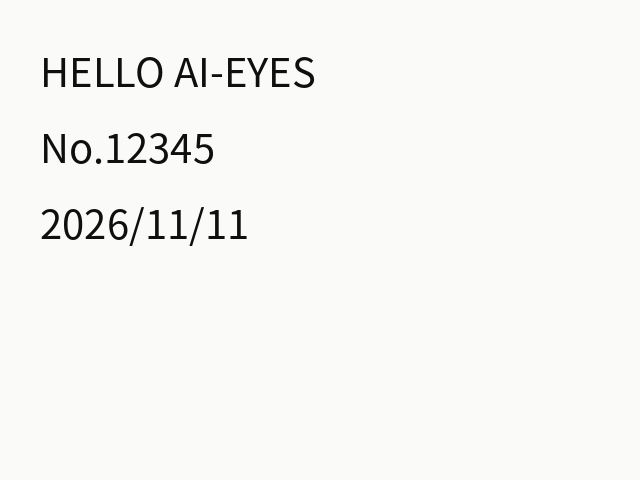
#> input picture Tests/Fixtures/images/text_ascii.png, 640 x 480 px; its folder holds only this picture in this run
$ python -i scene_guard.py   (imports and definitions only)
#> lines starting #> are read from the running program, lines starting #| are printed output that depends on the picture
### Src/aieyes/vision/ocr.py
"""PP-OCRv6 small 全流水线（onnxruntime，CPU）：DB 检测 + 方向分类 + CTC 识别。

输出 ``interfaces.OcrResult``：每行 ``OcrLine(text, box=(x,y,w,h) 原图像素,
score, polygon)``，按阅读顺序（上→下、左→右）排序。

实现说明
--------
* **不依赖 OpenCV**：DB 后处理用 numpy + 行程并查集做连通域（8 邻接），
  矩形框按 ``expand_box`` 做 unclip 近似（PP-OCR 的 unclip 是多边形外扩，
  对横排文字用矩形近似足够）。
* **字符字典**：优先 ``OcrConfig`` 同目录下 ``*keys*.txt`` / ``*dict*.txt`` /
  其他 ``.txt``；其次找 onnx 模型 metadata；再次 ``AIEYES_OCR_DICT``
  环境变量指定路径。都找不到时抛 ``ModelUnavailable``，消息里列出目录
  内容与识别模型输出类别数，方便定位缺失文件。
* **输入形状自适应**：模型若导出为固定尺寸则 letterbox 到该尺寸，动态轴
  则按 ``det_limit_side_len`` 等比缩放并补齐到 32 的倍数。
"""

from __future__ import annotations

import os
from dataclasses import dataclass
from pathlib import Path
from typing import Any, Sequence

import numpy as np

from aieyes.clock import mono_ms
from aieyes.config import ModelsConfig, OcrConfig
from aieyes.errors import ModelUnavailable
from aieyes.interfaces import OcrLine, OcrResult

from . import image_ops

#: 检测模型归一化参数（PaddleOCR DB 默认）
DET_MEAN = (0.485, 0.456, 0.406)
DET_STD = (0.229, 0.224, 0.225)
#: 识别/方向分类模型归一化参数（PaddleOCR 默认 0.5/0.5）
REC_MEAN = (0.5, 0.5, 0.5)
REC_STD = (0.5, 0.5, 0.5)
#: 单图最多识别的文本行数（防噪声图产生大量小连通域拖慢流水线）
MAX_BOXES = 128
#: 方向分类输入尺寸（PaddleOCR cls 模型固定 3x48x192）
CLS_H, CLS_W = 48, 192


# ---------------------------------------------------------------------------
# 连通域（行程 + 并查集）
# ---------------------------------------------------------------------------
@dataclass
class _Component:
    x1: int
    y1: int
    x2: int  # exclusive
    y2: int  # exclusive
    area: int
    prob_sum: float

    @property
    def score(self) -> float:
        return self.prob_sum / self.area if self.area else 0.0


def _connected_components(mask: np.ndarray, prob: np.ndarray) -> list[_Component]:
    """8 邻接连通域；返回每个连通域的包围盒与概率均值所需统计量。"""
    height, width = mask.shape
    parent: list[int] = []

    # [12 lines left out: functions find, union, not called in this run]

    runs_by_row: list[list[tuple[int, int, int]]] = []
    roots = []  # 与 run label 同序（union 后需再压缩）
    stats: list[_Component] = []
    prev_runs: list[tuple[int, int, int]] = []
    rows = mask.astype(np.int8)
    for y in range(height):
        row = rows[y]
        if not row.any():
            runs_by_row.append([])
            prev_runs = []
            continue
        padded = np.empty(width + 2, dtype=np.int8)
        padded[0] = 0
        padded[-1] = 0
        padded[1:-1] = row
        diff = np.diff(padded)
        starts = np.flatnonzero(diff == 1)
        ends = np.flatnonzero(diff == -1)
        runs: list[tuple[int, int, int]] = []
        for start, end in zip(starts.tolist(), ends.tolist()):
            label = len(parent)
            parent.append(label)
            stats.append(
                _Component(
                    x1=int(start),
                    y1=y,
                    x2=int(end),
                    y2=y + 1,
                    area=int(end - start),
                    prob_sum=float(prob[y, start:end].sum()),
                )
            )
            runs.append((int(start), int(end), label))
        # 与上一行行程做 8 邻接合并（覆盖范围各向两侧扩 1 像素）
        i = j = 0
        while i < len(prev_runs) and j < len(runs):
            ps, pe, pl = prev_runs[i]
            cs, ce, cl = runs[j]
            if ps - 1 < ce and cs < pe:
                union(pl, cl)
            if pe < ce:
                i += 1
            else:
                j += 1
        runs_by_row.append(runs)
        prev_runs = runs
    # 合并统计到根
    root_to_id: dict[int, int] = {}
    merged: list[_Component] = []
    for runs in runs_by_row:
        for start, end, label in runs:
            root = find(label)
            cid = root_to_id.get(root)
            comp = stats[label]
            if cid is None:
                cid = len(merged)
                root_to_id[root] = cid
                merged.append(
                    _Component(
                        x1=comp.x1,
                        y1=comp.y1,
                        x2=comp.x2,
                        y2=comp.y2,
                        area=comp.area,
                        prob_sum=comp.prob_sum,
                    )
                )
                continue
            agg = merged[cid]
            agg.x1 = min(agg.x1, comp.x1)
            agg.y1 = min(agg.y1, comp.y1)
            agg.x2 = max(agg.x2, comp.x2)
            agg.y2 = max(agg.y2, comp.y2)
            agg.area += comp.area
            agg.prob_sum += comp.prob_sum
    return merged


# ---------------------------------------------------------------------------
# 字符字典
# ---------------------------------------------------------------------------
_DICT_GLOBS = ("*keys*.txt", "*dict*.txt", "*.txt")


# [47 lines left out: functions _parse_dict_lines, _load_char_dict, not called in this run]


# ---------------------------------------------------------------------------
# OCR 引擎
# ---------------------------------------------------------------------------
class OcrEngine:
    """实现 ``interfaces.Ocr`` 协议。首次 ``recognize`` 时惰性加载模型。"""

    # [89 lines left out: functions __init__, load, not called in this run]

    def _model_path(self, rel: str) -> Path:
        path = Path(rel)
        return path if path.is_absolute() else self.ocr_dir / path

    # [246 lines left out: functions _dir_listing, recognize, _detect, _det_input_tensor, _crop, _recognize_crop and 5 more, not called in this run]

    def close(self) -> None:
        self._det = self._rec = self._cls = None
        self._loaded = False


# ---------------------------------------------------------------------------
# 工具
# ---------------------------------------------------------------------------
# [29 lines left out: functions _fixed_dim, _to_chw, _softmax, _probabilities, not called in this run]

### Src/aieyes/vision/camera.py
"""V4L2 取图相机：``fcntl`` ioctl + ``mmap``，不引入新依赖。

实现 ``interfaces.Camera`` 协议，输出 ``ImageFrame(rgb=uint8 HxWx3,
t_capture_ms=clock.mono_ms())``。

设计要点
--------
* **自动选节点/格式/分辨率**：``VisionConfig.device`` 默认 ``/dev/video0``，
  但它可能是 Intel RealSense 的深度/红外节点。``open()`` 会枚举
  ``/dev/video*`` 的 QUERYCAP/ENUM_FMT，优先使用配置节点（若它是
  彩色节点），否则挑选支持 ``YUYV``（其次 ``MJPG``）的节点，并按
  ``VisionConfig.width/height/fps`` 选最接近的档位。
* **捕获时间**：优先用内核随帧返回的 monotonic 时间戳（CLOCK_MONOTONIC，
  与 ``clock.mono_ms()`` 同基准），取不到再退化为出队时刻，便于上层
  执行 ``max_age_ms`` 时效判断。
* **超时**：``grab(timeout_ms)`` 默认 10s（T09）。超时会拆掉流以便下次
  重新打开，并抛 ``CameraUnavailable``，消息里带设备列表与支持格式。
* **线程安全**：公开方法内部加锁（接口约定允许在 asyncio 线程调用）。
"""

from __future__ import annotations

import ctypes
import dataclasses
import errno
import fcntl
import glob
import mmap
import os
import select
import threading
from dataclasses import dataclass

import numpy as np

from aieyes.clock import mono_ms
from aieyes.config import VisionConfig
from aieyes.errors import CameraUnavailable
from aieyes.interfaces import ImageFrame

from . import image_ops

# ---------------------------------------------------------------------------
# ioctl 编号（linux/videodev2.h）
# ---------------------------------------------------------------------------
_IOC_NRBITS, _IOC_TYPEBITS, _IOC_SIZEBITS, _IOC_DIRBITS = 8, 8, 14, 2
_IOC_NRSHIFT, _IOC_TYPESHIFT, _IOC_SIZESHIFT, _IOC_DIRSHIFT = 0, 8, 16, 30
_IOC_NONE, _IOC_WRITE, _IOC_READ = 0, 1, 2


def _IOC(direction: int, type_: str, nr: int, size: int) -> int:
    return (
        (direction << _IOC_DIRSHIFT)
        | (ord(type_) << _IOC_TYPESHIFT)
        | (nr << _IOC_NRSHIFT)
        | (size << _IOC_SIZESHIFT)
    )


def _IOR(type_: str, nr: int, size: int) -> int:
    return _IOC(_IOC_READ, type_, nr, size)


def _IOW(type_: str, nr: int, size: int) -> int:
    return _IOC(_IOC_WRITE, type_, nr, size)


def _IOWR(type_: str, nr: int, size: int) -> int:
    return _IOC(_IOC_READ | _IOC_WRITE, type_, nr, size)


def _fourcc(text: str) -> int:
    b = text.encode("ascii")
    if len(b) != 4:
        raise ValueError(f"fourcc must be 4 chars: {text!r}")
    return b[0] | (b[1] << 8) | (b[2] << 16) | (b[3] << 24)


def _fourcc_str(value: int) -> str:
    return "".join(chr((value >> (8 * i)) & 0xFF) for i in range(4))


# 像素格式
FMT_YUYV = _fourcc("YUYV")
FMT_MJPG = _fourcc("MJPG")
FMT_UYVY = _fourcc("UYVY")  # 仅探测/诊断用，当前不取图
FMT_NV12 = _fourcc("NV12")
FMT_Z16 = _fourcc("Z16 ")
FMT_GREY = _fourcc("GREY")

#: 当前可解码的格式
SUPPORTED_FOURCC = {"YUYV": FMT_YUYV, "MJPG": FMT_MJPG}

# 缓冲类型/内存类型/能力位
V4L2_BUF_TYPE_VIDEO_CAPTURE = 1
V4L2_MEMORY_MMAP = 1
V4L2_CAP_VIDEO_CAPTURE = 0x00000001
V4L2_CAP_DEVICE_CAPS = 0x80000000
V4L2_FIELD_NONE = 1

# 帧时间戳来源
V4L2_BUF_FLAG_TIMESTAMP_MASK = 0x0000E000
V4L2_BUF_FLAG_TIMESTAMP_MONOTONIC = 0x00002000


# ---------------------------------------------------------------------------
# ctypes 结构体（大小必须与内核 ABI 一致，注释里给出 64-bit 字节数）
# ---------------------------------------------------------------------------
class _Timeval(ctypes.Structure):
    _fields_ = [("tv_sec", ctypes.c_long), ("tv_usec", ctypes.c_long)]  # 16


class _Timecode(ctypes.Structure):
    _fields_ = [
        ("type", ctypes.c_uint32),
        ("flags", ctypes.c_uint32),
        ("frames", ctypes.c_uint8),
        ("seconds", ctypes.c_uint8),
        ("minutes", ctypes.c_uint8),
        ("hours", ctypes.c_uint8),
        ("userbits", ctypes.c_uint8 * 4),
    ]  # 16


class _Capability(ctypes.Structure):
    _fields_ = [
        ("driver", ctypes.c_char * 16),
        ("card", ctypes.c_char * 32),
        ("bus_info", ctypes.c_char * 32),
        ("version", ctypes.c_uint32),
        ("capabilities", ctypes.c_uint32),
        ("device_caps", ctypes.c_uint32),
        ("reserved", ctypes.c_uint32 * 3),
    ]  # 104


class _FmtDesc(ctypes.Structure):
    _fields_ = [
        ("index", ctypes.c_uint32),
        ("type", ctypes.c_uint32),
        ("flags", ctypes.c_uint32),
        ("description", ctypes.c_char * 32),
        ("pixelformat", ctypes.c_uint32),
        ("mbus_code", ctypes.c_uint32),
        ("reserved", ctypes.c_uint32 * 3),
    ]  # 64


class _PixFormat(ctypes.Structure):
    _fields_ = [
        ("width", ctypes.c_uint32),
        ("height", ctypes.c_uint32),
        ("pixelformat", ctypes.c_uint32),
        ("field", ctypes.c_uint32),
        ("bytesperline", ctypes.c_uint32),
        ("sizeimage", ctypes.c_uint32),
        ("colorspace", ctypes.c_uint32),
        ("priv", ctypes.c_uint32),
        ("flags", ctypes.c_uint32),
        ("ycbcr_enc", ctypes.c_uint32),
        ("quantization", ctypes.c_uint32),
        ("xfer_func", ctypes.c_uint32),
    ]  # 48


class _Format(ctypes.Structure):
    # 内核 union 因 v4l2_window 里的指针而 8 字节对齐：大小 208（64-bit）
    _fields_ = [
        ("type", ctypes.c_uint32),
        ("_pad", ctypes.c_uint32),
        ("pix", _PixFormat),
        ("_reserved", ctypes.c_uint8 * 152),
    ]


class _FrmSizeDiscrete(ctypes.Structure):
    _fields_ = [("width", ctypes.c_uint32), ("height", ctypes.c_uint32)]


class _FrmSizeStepwise(ctypes.Structure):
    _fields_ = [
        ("min_width", ctypes.c_uint32),
        ("max_width", ctypes.c_uint32),
        ("step_width", ctypes.c_uint32),
        ("min_height", ctypes.c_uint32),
        ("max_height", ctypes.c_uint32),
        ("step_height", ctypes.c_uint32),
    ]


class _FrmSizeUnion(ctypes.Union):
    _fields_ = [("discrete", _FrmSizeDiscrete), ("stepwise", _FrmSizeStepwise)]


class _FrmSizeEnum(ctypes.Structure):
    _fields_ = [
        ("index", ctypes.c_uint32),
        ("pixel_format", ctypes.c_uint32),
        ("type", ctypes.c_uint32),
        ("size", _FrmSizeUnion),
        ("reserved", ctypes.c_uint32 * 2),
    ]  # 44


class _RequestBuffers(ctypes.Structure):
    _fields_ = [
        ("count", ctypes.c_uint32),
        ("type", ctypes.c_uint32),
        ("memory", ctypes.c_uint32),
        ("capabilities", ctypes.c_uint32),
        ("reserved", ctypes.c_uint32 * 1),
    ]  # 20


class _Buffer(ctypes.Structure):
    _fields_ = [
        ("index", ctypes.c_uint32),
        ("type", ctypes.c_uint32),
        ("bytesused", ctypes.c_uint32),
        ("flags", ctypes.c_uint32),
        ("field", ctypes.c_uint32),
        ("timestamp", _Timeval),
        ("timecode", _Timecode),
        ("sequence", ctypes.c_uint32),
        ("memory", ctypes.c_uint32),
        ("m", ctypes.c_uint64),
        ("length", ctypes.c_uint32),
        ("reserved2", ctypes.c_uint32),
        ("request_fd", ctypes.c_int32),
    ]  # 88


class _CaptureParm(ctypes.Structure):
    _fields_ = [
        ("capability", ctypes.c_uint32),
        ("capturemode", ctypes.c_uint32),
        ("timeperframe_num", ctypes.c_uint32),
        ("timeperframe_denom", ctypes.c_uint32),
        ("extendedmode", ctypes.c_uint32),
        ("readbuffers", ctypes.c_uint32),
        ("reserved", ctypes.c_uint32 * 4),
    ]  # 40


class _StreamParm(ctypes.Structure):
    _fields_ = [
        ("type", ctypes.c_uint32),
        ("capture", _CaptureParm),
        ("_reserved", ctypes.c_uint8 * 160),
    ]  # 204


VIDIOC_QUERYCAP = _IOR("V", 0, ctypes.sizeof(_Capability))
VIDIOC_ENUM_FMT = _IOWR("V", 2, ctypes.sizeof(_FmtDesc))
VIDIOC_G_FMT = _IOWR("V", 4, ctypes.sizeof(_Format))
VIDIOC_S_FMT = _IOWR("V", 5, ctypes.sizeof(_Format))
VIDIOC_REQBUFS = _IOWR("V", 8, ctypes.sizeof(_RequestBuffers))
VIDIOC_QUERYBUF = _IOWR("V", 9, ctypes.sizeof(_Buffer))
VIDIOC_QBUF = _IOWR("V", 15, ctypes.sizeof(_Buffer))
VIDIOC_DQBUF = _IOWR("V", 17, ctypes.sizeof(_Buffer))
VIDIOC_STREAMON = _IOW("V", 18, ctypes.sizeof(ctypes.c_int))
VIDIOC_STREAMOFF = _IOW("V", 19, ctypes.sizeof(ctypes.c_int))
VIDIOC_G_PARM = _IOWR("V", 21, ctypes.sizeof(_StreamParm))
VIDIOC_S_PARM = _IOWR("V", 22, ctypes.sizeof(_StreamParm))
VIDIOC_ENUM_FRAMESIZES = _IOWR("V", 74, ctypes.sizeof(_FrmSizeEnum))

#: 支持的像素格式名（用于配置校验/诊断）
PIXEL_FORMAT_CHOICES = ("auto", "yuyv", "mjpeg")


# [6 lines left out: function _ioctl, not called in this run]


# ---------------------------------------------------------------------------
# 设备探测
# ---------------------------------------------------------------------------
@dataclass(frozen=True)
class FormatInfo:
    fourcc: str
    pixel_format: int
    sizes: tuple[tuple[int, int], ...] = ()


@dataclass(frozen=True)
class VideoDeviceInfo:
    path: str
    card: str = ""
    driver: str = ""
    is_capture: bool = False
    formats: tuple[FormatInfo, ...] = ()
    error: str = ""

    @property
    def color_formats(self) -> tuple[FormatInfo, ...]:
        return tuple(f for f in self.formats if f.fourcc in SUPPORTED_FOURCC)

    # [87 lines left out: functions describe, _querycap, _enum_formats, _enum_sizes, _probe_device, probe_video_devices, not called in this run]


# ---------------------------------------------------------------------------
# 选设备 / 选格式
# ---------------------------------------------------------------------------
@dataclass(frozen=True)
class _Candidate:
    device: VideoDeviceInfo
    format: FormatInfo
    size: tuple[int, int]
    device_rank: int
    format_rank: int
    size_rank: int

    @property
    def key(self) -> tuple[int, int, int]:
        return (self.device_rank, self.format_rank, self.size_rank)


# [56 lines left out: functions _pick_size, select_capture_candidate, not called in this run]


# ---------------------------------------------------------------------------
# 相机实现
# ---------------------------------------------------------------------------
class V4L2Camera:
    """V4L2 彩色相机（YUYV 直转 RGB / MJPG 用 Pillow 解码）。"""

    #: 内核缓冲数量（4 个够连续取图又不占太多内存）
    NUM_BUFFERS = 4

    # [278 lines left out: functions __init__, open, grab, close, _open_candidate, _set_fps and 6 more, not called in this run]

    def _next_frame_id(self, t_capture_ms: int) -> str:
        return f"cam-{t_capture_ms}-{self._seq}"

    # --- 内部：清理/诊断 ----------------------------------------------
    # [44 lines left out: functions _teardown, _diagnose, describe, not called in this run]

    @property
    def is_open(self) -> bool:
        return self._streaming and self._fd >= 0

    # 兼容上下文管理器写法（测试/离线脚本方便）
    def __enter__(self) -> "V4L2Camera":
        self.open()
        return self

    def __exit__(self, *exc_info) -> None:
        self.close()

### Testbench/scene_guard.py
"""测试台找物候选局部复核；不修改正式项目的场景实现。"""
from dataclasses import replace
import threading
import ctypes
import sys
import json
import re
from aieyes.scene.service import SceneService as ProjectSceneService, _candidates_text


# [10 lines left out: function confirmed_result, not called in this run]


#: 警示类文字关键词；安全提问与局部红色标识复核共用，输出仍以 OCR 原文为准
_WARNING_TEXT_RE=re.compile(r'危险|禁止|当心|小心|警告|严禁|注意|请勿|止步|高压|施工')
#: 警示文字形状过滤：中文/数字/顿号逗号/感叹号（"危险！"类标牌），防低分噪声混入安全播报
_WARNING_SHAPE_RE=re.compile(r'[\u4e00-\u9fff0-9，、！!]{2,16}')
#: 安全类整景提问：describe 不再跳过 OCR，并追加可见警示文字
_SAFETY_RE=re.compile(r'安全|危险')
#: 读字问题中的警示/彩色文字限定：允许做红色标识局部复核
_WARNING_QUERY_RE=re.compile(r'警示|警告|标语|标牌|告示|危险')
_COLOR_TEXT_RE=re.compile(r'[红橙黄绿青蓝紫粉棕灰黑白银金]色.{0,4}(?:字|文字|牌子)')
#: 实为读字的提问被项目分类误判为 describe 时改走 read（如"告示写了什么""牌上有哪些电话"）
_READ_FIX_RE=re.compile(r'写了什么|写着什么|写了哪些|写着哪些|写了些|写了啥|写着哪|有哪些电话|有哪些数字|有哪些号码|有哪些文字')
#: 提到店面/招牌的整景描述：不跳 OCR，把可见招牌原文补进回答，店名不让 VLM 猜
_SIGNBOARD_RE=re.compile(r'店面|招牌|门店|店名')
#: 危险类找物目标：抽象"危险"不是可找的物体，改走 OCR 警示证据，读不到就如实说明
_DANGER_FIND_RE=re.compile(r'^(?:有)?危险(?:的东西|物|源|隐患)?$|^警示$')
#: 电话/号码/门牌类读字问题：整帧 det 缩放压低了小字牌的分辨率，按文字簇裁剪二次 OCR
_PHONE_BOARD_RE=re.compile(r'电话|号码|门牌')


# [11 lines left out: function _standalone_pos, not called in this run]


def _red_region_boxes(rgb,limit=None):
    """按 HSV 蒙版找醒目红色区域候选框；只提供像素框，不判断内容。"""
    import numpy as np
    from PIL import Image,ImageFilter
    from aieyes.vision.ocr import _connected_components
    h,w=rgb.shape[:2];scale=min(1.,1280/max(h,w))
#> after `h, w = rgb.shape[:2]`: h = 480; w = 640
#> after `scale = min(1.0, 1280 / max(h, w))`: scale = 1
    sw=max(1,round(w*scale));sh=max(1,round(h*scale))
#> after `sw = max(1, round(w * scale))`: sw = 640
#> after `sh = max(1, round(h * scale))`: sh = 480
    hsv=np.asarray(Image.fromarray(rgb).resize((sw,sh)).convert('HSV'))
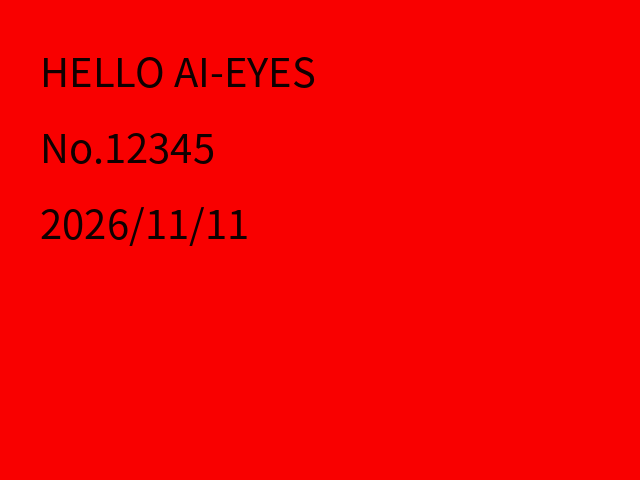
#> hsv: shape (480, 640, 3); mean of channels 0, 1, 2 0, 0, 244.9; drawn as B, G, R
    hue=np.zeros((sh,sw),bool)
    for lo,hi in ((0,15),(240,255)):hue|=(hsv[:,:,0]>=lo)&(hsv[:,:,0]<=hi)
    # 暗红警示字饱和度可能只有 150 左右；阈值过高会把“高压”这类窄笔画漏掉
    mask=hue&(hsv[:,:,1]>=150)&(hsv[:,:,2]>=60)
#> mask: shape (480, 640) bool; every value is 0
    mask=np.asarray(Image.fromarray(mask.astype(np.uint8)*255)
        .filter(ImageFilter.MaxFilter(7)).filter(ImageFilter.MinFilter(7)))>0
    total=sw*sh;parts=[]
#> after `total = sw * sh`: total = 307200
    for c in _connected_components(mask,mask.astype(np.float32)):
        # 文字尺寸组件：太小是噪声，太大是墙面/大物体；两者都不值得逐块 OCR
#> in _connected_components, `height, width = mask.shape`: height = 480; width = 640
        if not total*.0001<=c.area<=total*.03:continue
        box=(round(c.x1*w/sw),round(c.y1*h/sh),round(c.x2*w/sw),round(c.y2*h/sh))
        bw,bh=box[2]-box[0],box[3]-box[1]
        # 排除细长红色立柱/横条：文字块高度不超过 3 倍宽度，宽度不超过 8 倍高度
        if bw>=8 and bh>=8 and bh<=3*bw and bw<=8*bh:parts.append((c.area,box))
#> this loop made 0 passes
#> after the loop, parts = []
    parts.sort()
    boxes=[box for _,box in parts]
#> boxes = []
    return boxes[:limit] if limit else boxes


# [47 lines left out: functions _merge_row_boxes, _merge_column_boxes, _release_unused_pages, not called in this run]

class SceneService(ProjectSceneService):
    # [726 lines left out: functions __init__, answer, _board_rescan, _pair_phone_units, _answer_read, compare and 11 more, not called in this run]

>>> import cv2
>>> picture = cv2.imread('../Tests/Fixtures/images/text_ascii.png', cv2.IMREAD_GRAYSCALE)
>>> result = _red_region_boxes(picture)
#> result = []

$ run again, on Tests/Fixtures/images/text_cn_price.png
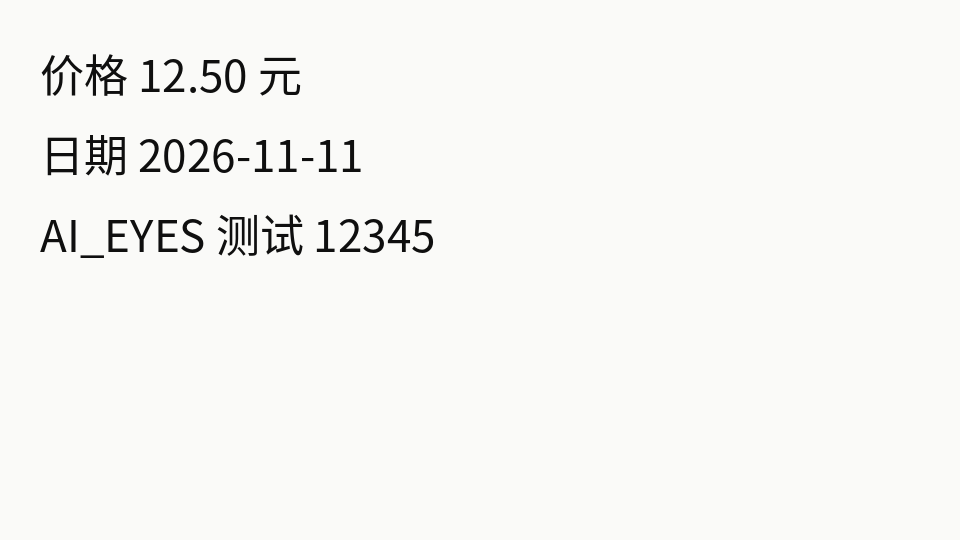
#> input picture Tests/Fixtures/images/text_cn_price.png, 960 x 540 px
#> in _red_region_boxes, `hsv=np.asarray(Image.fromarray(rgb).resize((sw,sh)).convert('HSV'))`:
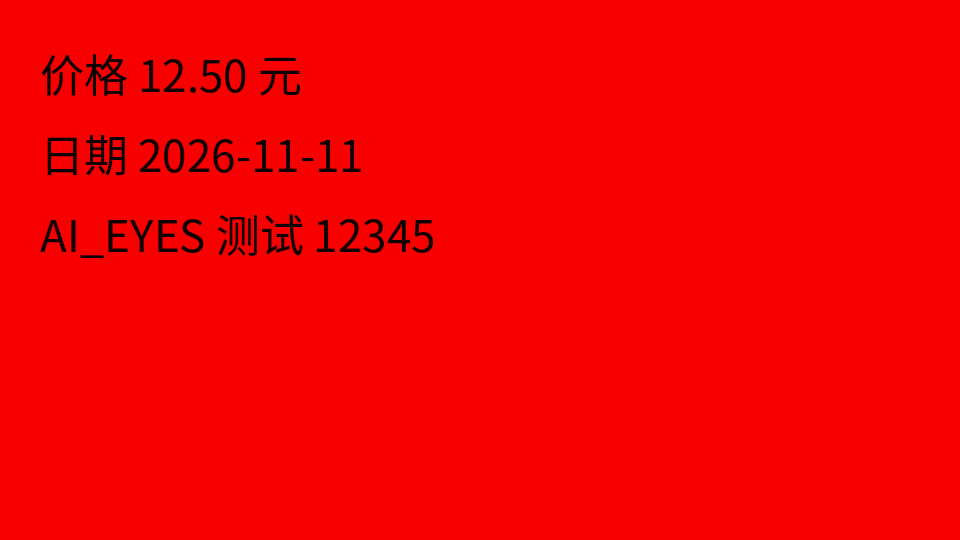
#> hsv: shape (540, 960, 3); mean of channels 0, 1, 2 0, 0, 244.8; drawn as B, G, R
#> mask: shape (540, 960) bool; every value is 0
#> height = 540; width = 960
#> after the loop in _red_region_boxes, `for c in _connected_components(mask,mask.astype(np.float32)):`: parts = []
